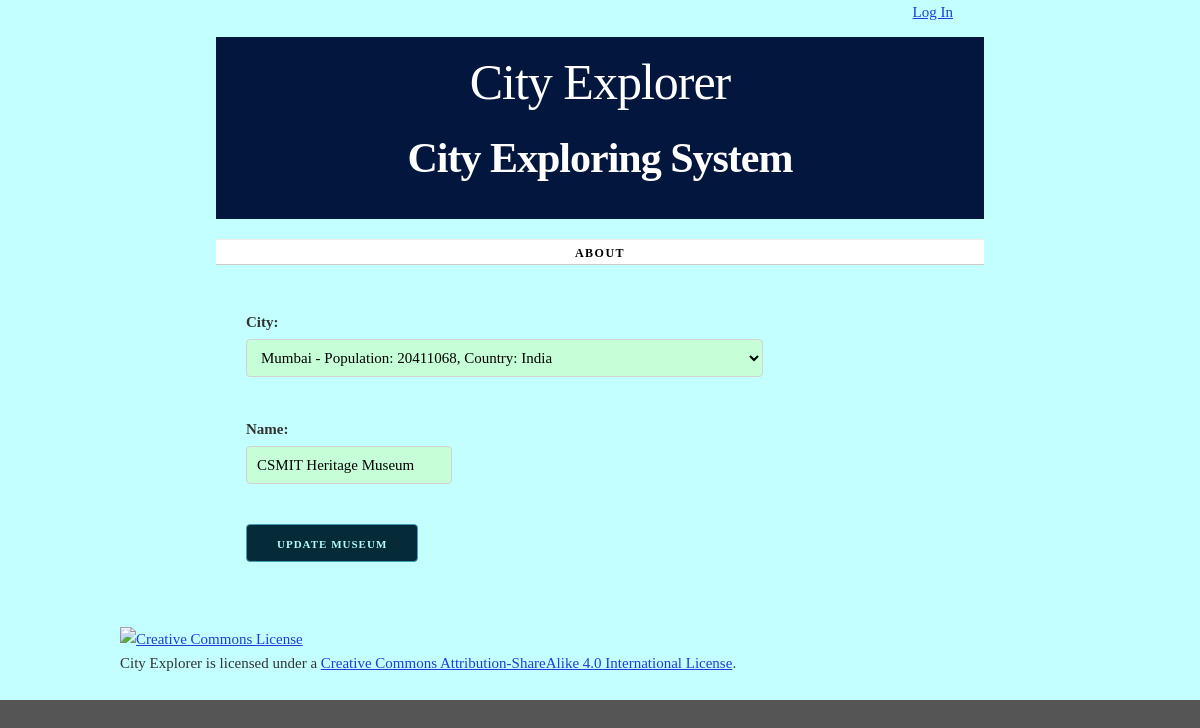
/museum/5/update/, run on the app's committed database.
### cities/models.py (models this page shows, shortened)
class Museum(models.Model):
    city = models.ForeignKey(City, on_delete=models.CASCADE)
    name = models.CharField(max_length=100, unique=True)
    class Meta:
        ordering = ['name']

class City(models.Model):
    name = models.CharField(max_length=100, unique=True)
    country = models.CharField(max_length=100)
    population = models.IntegerField()
    description = models.TextField(blank=True)
    def __str__(self):
        return f"{self.name} - Population: {self.population}, Country: {self.country}"
    class Meta:
        verbose_name_plural = "cities"
        ordering = ['name']

### cities/views.py (the view)
def update_museum(request, museum_id):
    museum = get_object_or_404(Museum, id=museum_id)
    if request.method == 'POST':
        form = MuseumForm(request.POST, instance=museum)
        if form.is_valid():
            form.save()
            return redirect('museum-detail', museum_id)
    else:
        form = MuseumForm(instance=museum)
    return render(request, 'cities/museum_form.html', {'form': form, 'museum': museum})

### cities/forms.py
class MuseumForm(forms.ModelForm):
    class Meta:
        model = Museum
        fields = ['city', 'name']

### cities/templates/cities/museum_form.html (shortened to what this page needs)
{% extends 'cities/base.html' %}
{% block content %}
    <form action="{% if museum.id %}{% url 'update-museum' museum.id %}{% else %}{% url 'cities_museum_list_urlpattern' %}{% endif %}" method="post">
        {{ form.as_p }}
        <button type="submit" class="button button-primary">
            {% if museum.id %}
                Update Museum
            {% else %}
                Update Museum
            {% endif %}
        </button>
    </form>
{% endblock %}

### cities/static/cities/skeleton.css (style rules this page uses)
html { font-size: 62.5%; }
body { font-size: 1.5em; line-height: 1.6; font-weight: 400; font-family: "Raleway", "HelveticaNeue", "Helvetica Neue", Helvetica, Arial, sans-serif; color: #222; }
p { margin-top: 0; }
.button, button, input[type="submit"], input[type="reset"], input[type="button"] { display: inline-block; height: 38px; padding: 0 30px; color: #555; text-align: center; font-size: 11px; font-weight: 600; line-height: 38px; letter-spacing: 0.1rem; text-transform: uppercase; text-decoration: none; white-space: nowrap; background-color: transparent; border-radius: 4px; border: 1px solid #bbb; cursor: pointer; box-sizing: border-box; }
.button.button-primary, button.button-primary, input[type="submit"].button-primary, input[type="reset"].button-primary, input[type="button"].button-primary { color: #b6f9ff; background-color: #052a38; border-color: #439bb6; }
input[type="email"], input[type="number"], input[type="search"], input[type="text"], input[type="tel"], input[type="url"], input[type="password"], textarea, select { height: 38px; padding: 6px 10px; background-color: #c6ffd7; border: 1px solid #D1D1D1; border-radius: 4px; box-shadow: none; box-sizing: border-box; }
input[type="email"], input[type="number"], input[type="search"], input[type="text"], input[type="tel"], input[type="url"], input[type="password"], textarea { -webkit-appearance: none; -moz-appearance: none; appearance: none; }
label, legend { display: block; margin-bottom: .5rem; font-weight: 600; }
button, .button { margin-bottom: 1rem; }
input, textarea, select, fieldset { margin-bottom: 1.5rem; }
pre, blockquote, dl, figure, table, p, ul, ol, form { margin-bottom: 2.5rem; }

### cities/static/cities/style.css (style rules this page uses)
html { height: 100%; background-color: #555; }
body { background-color: white; }

### cities/templates/cities/base.html (style rules this page uses)
body { font-family: Baskerville, serif; line-height: 1.6; color: #333; background-color: #c4ffff; }

### data on the page
Museum: city "Mumbai - Population: 20411068, Country: India"
City: name "CSMIT Heritage Museum"
